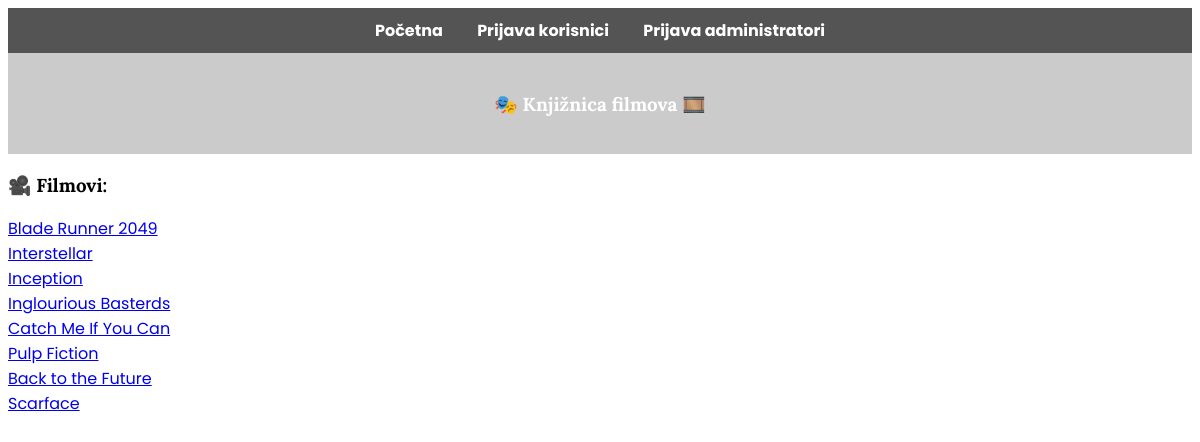
The page / on the database its author committed.
### tables this page shows
CREATE TABLE `filmovi` (
    `id` INT AUTO_INCREMENT PRIMARY KEY,
    `objavljeno` TINYINT NOT NULL,
    `naslov` VARCHAR(255) NOT NULL,
    `zanr` VARCHAR(255) NOT NULL,
    `redatelj` VARCHAR(255) NOT NULL,
    `metraza` INT NOT NULL,
    `godina_izdanja` INT NOT NULL,
    `glumci` TEXT NOT NULL,
    `radnja` TEXT NOT NULL
);

### index.php (the view, shortened to what this page needs)
<?php
include ("pdo.php");
$upit = $db->query("SELECT id, naslov FROM filmovi WHERE objavljeno = 1 ORDER BY godina_izdanja DESC");
$rezultat = $upit->fetchAll();
if(count($rezultat)>0){
    echo "<div class='row medium-10 large-8 columns'>";
    echo "<h3>🎥 Filmovi:</h3>";
    foreach($rezultat as $film){
        echo "<a href='film_javno.php?id=" . $film["id"] . "'>" . $film['naslov'] . "</a>";
        echo "<br>";
    }
    echo "</div>";
    } else {
        echo "<p>Nema podataka za prikaz</p>";
}
?>

### rows shown on the page
filmovi: naslov "Blade Runner 2049"
filmovi: naslov "Interstellar"
filmovi: naslov "Inception"
filmovi: naslov "Inglourious Basterds"
filmovi: naslov "Catch Me If You Can"
filmovi: naslov "Pulp Fiction"
filmovi: naslov "Back to the Future"
filmovi: naslov "Scarface"
